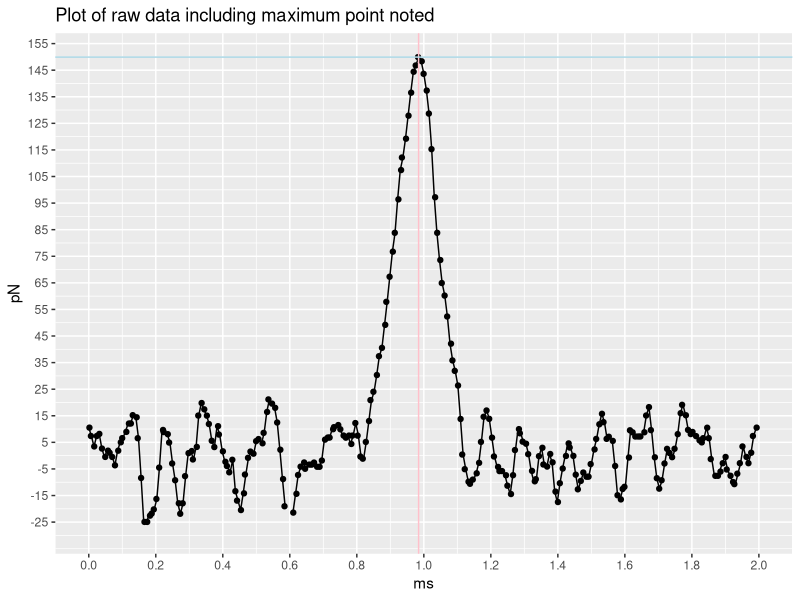
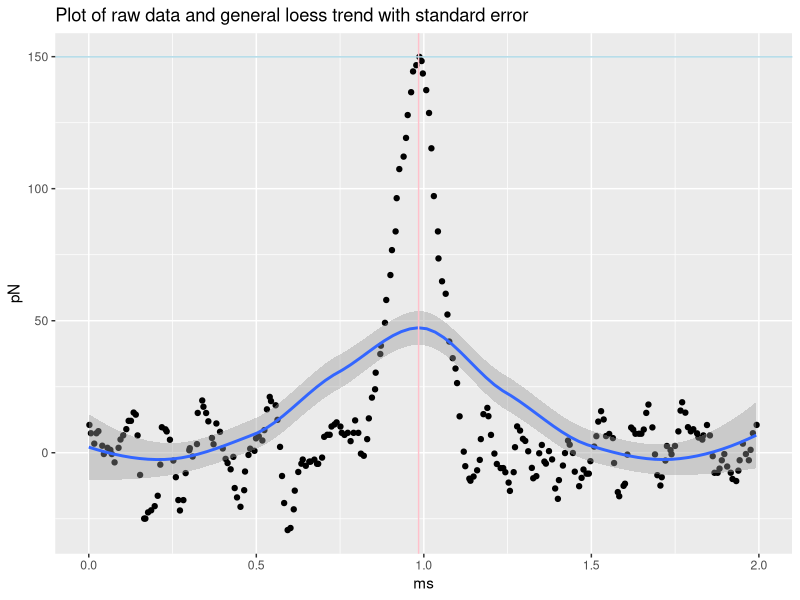
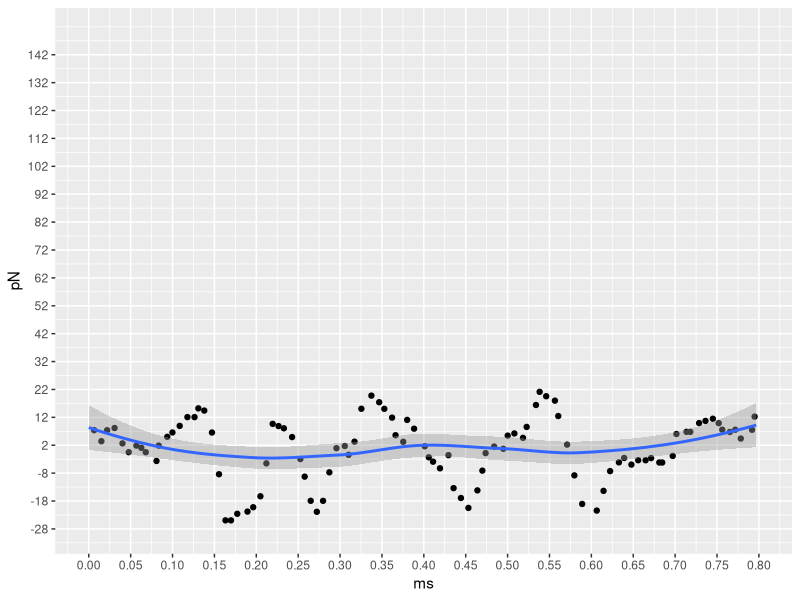
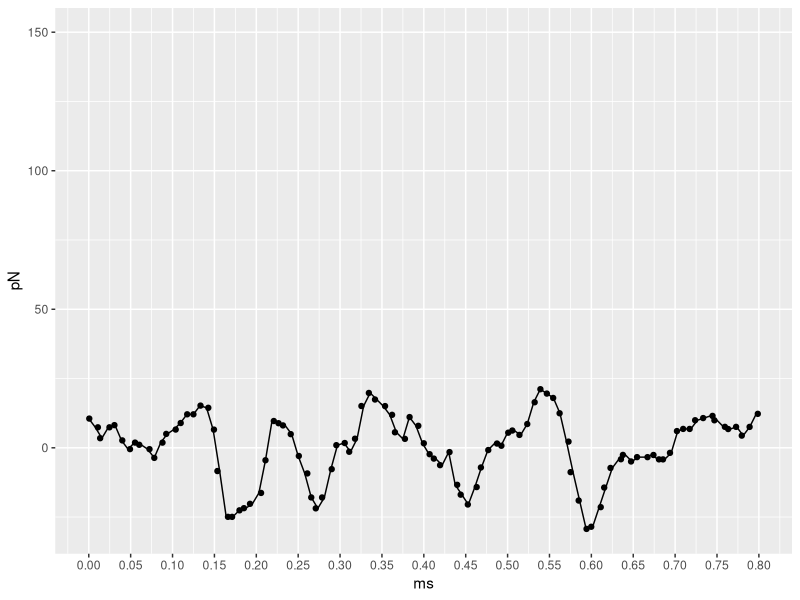
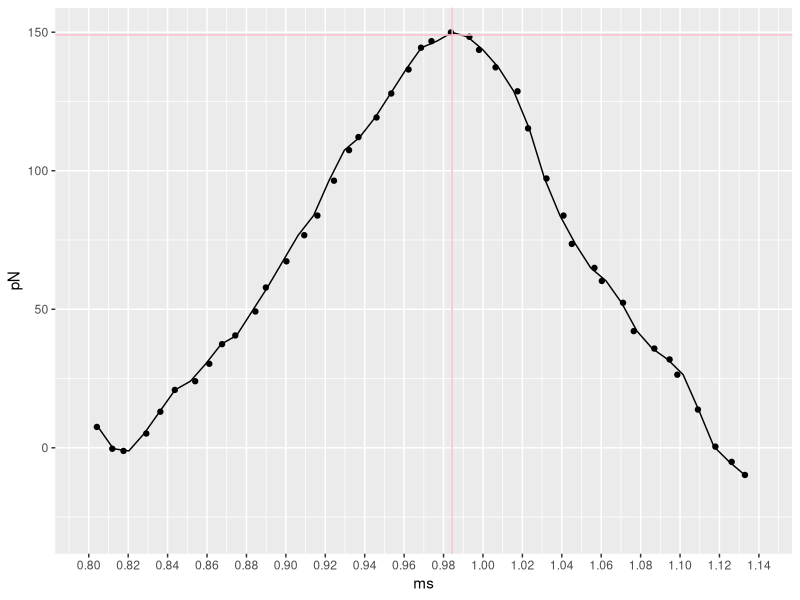
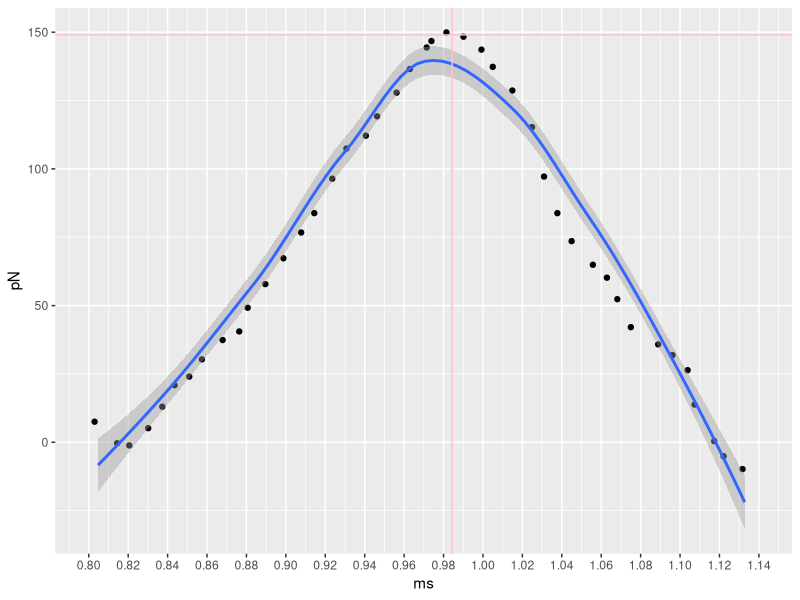
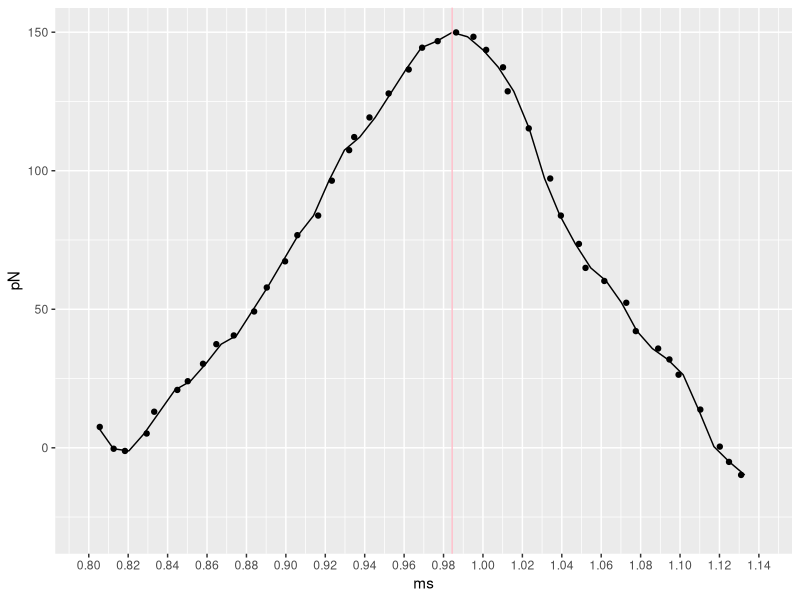

The R script that drew these images, in order: (Note: this script raises an error after producing the figures.)
## Research Question 2
# What is the starting point (touching point) (Astrid and Audrey)
# - output : from t vs F table, use conversion factor from (1)
# - fitting (linear interpolation)


## loading libraries
library(ggplot2)
library(tidyverse)

## read file
df = read.delim("F_vs_t_curves/20200619_MG1655_OMV_Prot15_50uM_Colistin.005.pfc-4069_ForceCurveIndex_45647.spm - NanoScope Analysis_F_vs_t.txt")
names(df)

## first EDA
# whole graph raw data
ggplot(df) +
  geom_jitter(aes(x = ms, y = pN)) +
  geom_line(aes(x = ms, y = pN)) +
  scale_x_continuous(limits = c(0,2), breaks= seq(0,2,0.2)) +
  scale_y_continuous(limits = c(-28, 150), breaks = seq(-25, 160,10)) +
  geom_vline(xintercept = df$ms[127], colour = "pink") +
  geom_hline(yintercept = df$pN[127], colour = "lightblue") +
  labs(title = "Plot of raw data including maximum point noted")

# smooth loess trend
ggplot(df) +
  geom_jitter(aes(x = ms, y = pN)) +
  geom_smooth(aes(x = ms, y = pN), method = "loess", bin = 0.10) +
  scale_x_continuous(limits = c(0,2)) +
  geom_vline(xintercept = df$ms[127], colour = "pink") +
  geom_hline(yintercept = df$pN[127], colour = "lightblue") +
labs(title = "Plot of raw data and general loess trend with standard error")


##  window interpolation

# starting point points
ggplot(df) +
  geom_jitter(aes(x = ms, y = pN)) +
  geom_smooth(aes(x = ms, y = pN), method = "loess", bin = 0.10) +
  scale_x_continuous(limits = c(0,0.8), breaks= seq(0,0.8,0.05)) +
  scale_y_continuous(limits = c(-28, 150), breaks = seq(-28, 150,10))

ggplot(df) +
  geom_jitter(aes(x = ms, y = pN)) +
  geom_line(aes(x = ms, y = pN), method = "loess", bin = 0.10) +
  scale_x_continuous(limits = c(0.0,0.8), breaks= seq(0,0.8,0.05)) 

# max
ggplot(df) +
  geom_jitter(aes(x = ms, y = pN)) +
  geom_line(aes(x = ms, y = pN)) +
  scale_x_continuous(limits = c(0.8,1.14), breaks= seq(0.8,1.15,0.02)) +
  geom_vline(xintercept = 0.9843756, colour = "pink") +
  geom_hline(yintercept = 149, colour = "pink")

ggplot(df) +
  geom_jitter(aes(x = ms, y = pN)) +
  geom_smooth(aes(x = ms, y = pN), method = "loess", bin = 0.10) +
  scale_x_continuous(limits = c(0.8,1.14), breaks= seq(0.8,1.15,0.02)) +
  geom_vline(xintercept = 0.9843756, colour = "pink") +
  geom_hline(yintercept = 149, colour = "pink")

ggplot(df) +
  geom_jitter(aes(x = ms, y = pN)) +
  geom_line(aes(x = ms, y = pN)) +
  scale_x_continuous(limits = c(0.8,1.14), breaks= seq(0.8,1.15,0.02)) +
  geom_vline(xintercept = 0.9843756, colour = "pink") 
locator()
# Find coefficients for intersection 
# source also http://www.sthda.com/english/articles/40-regression-analysis/162-nonlinear-regression-essentials-in-r-polynomial-and-spline-regression-models/
# intersection https://stackoverflow.com/questions/34248347/r-locate-intersection-of-two-curves
# first model the max
class(df$ms)
dfmax = df[100:150,]
model1 = lm(pN ~ ms, data= dfmax)
summary(model1)
c = coef(model1)[1]
m = coef(model1)[2]
x = seq(0.80, 1.14, 0.02)
y = m*x+c
plot(x,y)
# second model with the max
lm(pN ~ poly(ms, 2, raw = TRUE), data = dfmax)

f1 <- approxfun(dfmax$ms, dfmax$pN)

# first model with the starting point
dfmin = df[0:99,]
model2 = lm(pN ~ ms, data= dfmin)
summary(model2)
c = coef(model1)[1]
m = coef(model1)[2]
x = seq(0, 0.08, 0.01)
y = m*x+c
plot(x,y)
model2 %>% predict(dfmin) -> y
dfstart = data.frame()

#> max(df$pN)
# [1] 149.9152
# which.max(df$pN == max(149.9152))
# df$ms[127]
# [1] 0.9843756

min(df$ms[120:127])
min(df$pN[110:127])

y = ax^2 + bx + c
